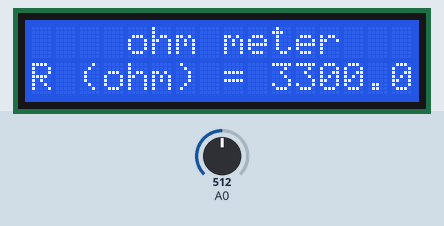
The sketch below on a simulated Arduino Uno, built with avr-gcc and run on an emulated ATmega328P. Shown: 16×2 character LCD. The test bench sets the inputs (shaded band); at power-on: A0 = 512.

Above: at 1.2 s.
1.3 s: A0 set to 716
At 2.4 s:
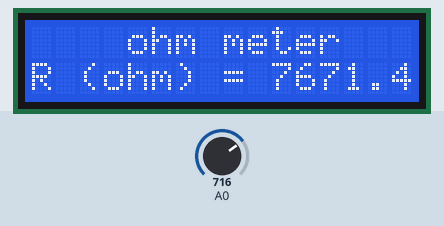
3.5 s: A0 set to 900
At 5.2 s:
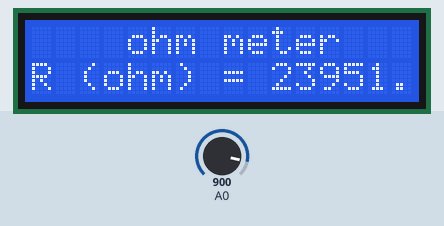
5.5 s: A0 set to 1023
At 7.3 s:
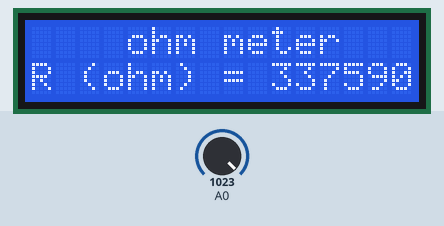
Timing chart, 0 to 8.8 s (numbered marks = the images above; inputs shaded):
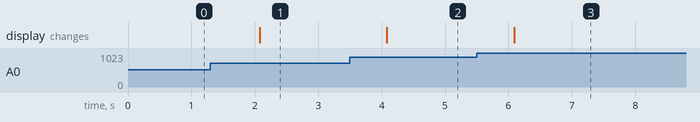

Measured:
- after the input at 1.3 s, the display: changes after 0.78 s (image 1)
- after the input at 3.5 s, the display: changes after 0.58 s (image 2)
- after the input at 5.5 s, the display: changes after 0.59 s (image 3)

The sketch:

resistor1.ino
```cpp
//https://microkontroller.ru/arduino-projects/ommetr-na-arduino-uno/#:~:text=%D0%94%D0%BB%D1%8F%20%D0%BE%D0%BF%D1%80%D0%B5%D0%B4%D0%B5%D0%BB%D0%B5%D0%BD%D0%B8%D1%8F%20%D1%81%D0%BE%D0%BF%D1%80%D0%BE%D1%82%D0%B8%D0%B2%D0%BB%D0%B5%D0%BD%D0%B8%D1%8F%20%D1%80%D0%B5%D0%B7%D0%B8%D1%81%D1%82%D0%BE%D1%80%D0%BE%D0%B2%20%D0%B8%D1%81%D0%BF%D0%BE%D0%BB%D1%8C%D0%B7%D1%83%D0%B5%D1%82%D1%81%D1%8F%20%D1%81%D0%BB%D0%B5%D0%B4%D1%83%D1%8E%D1%89%D0%B0%D1%8F%20%D1%84%D0%BE%D1%80%D0%BC%D1%83%D0%BB%D0%B0:,Vout%20*%20R1%20/%20(Vin%20%E2%80%93%20Vout)

#include<LiquidCrystal.h>
LiquidCrystal lcd(2,3,4,5,6,7);   //rs,e,d4,d5,d6,d7
int Vin=5;        //напряжение на контакте 5V платы arduino
float Vout=0;     //напряжение на контакте A0 платы arduino
float R1=3300;    //значение сопротивления известного резистора
float R2=0;         // значение сопротивления неизвестного резистора
int a2d_data=0;
float buffer=0;
void setup()
{
 lcd.begin(16,2);
}
void loop()
{
  a2d_data=analogRead(A0);
  if(a2d_data)
  {
    buffer=a2d_data*Vin;
    Vout=(buffer)/1024.0;
    buffer=Vout/(Vin-Vout);
    R2=R1*buffer;
    lcd.setCursor(4,0);
    lcd.print("ohm meter");
    lcd.setCursor(0,1);
    lcd.print("R (ohm) = ");
    lcd.print(R2);

    delay(1000);
  }
}
```
